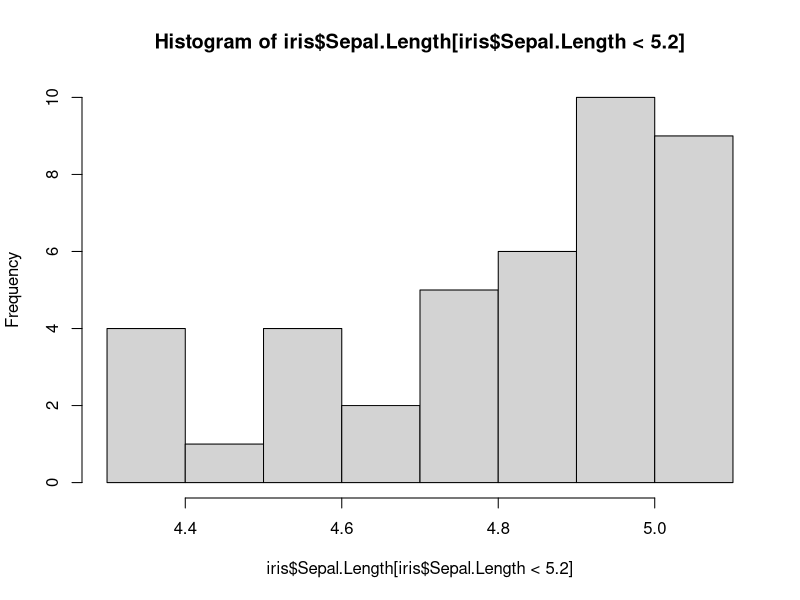
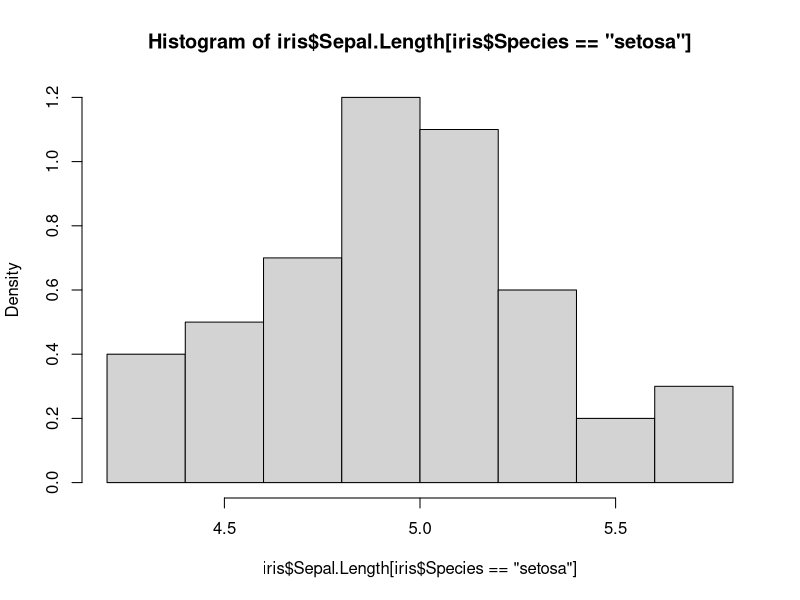
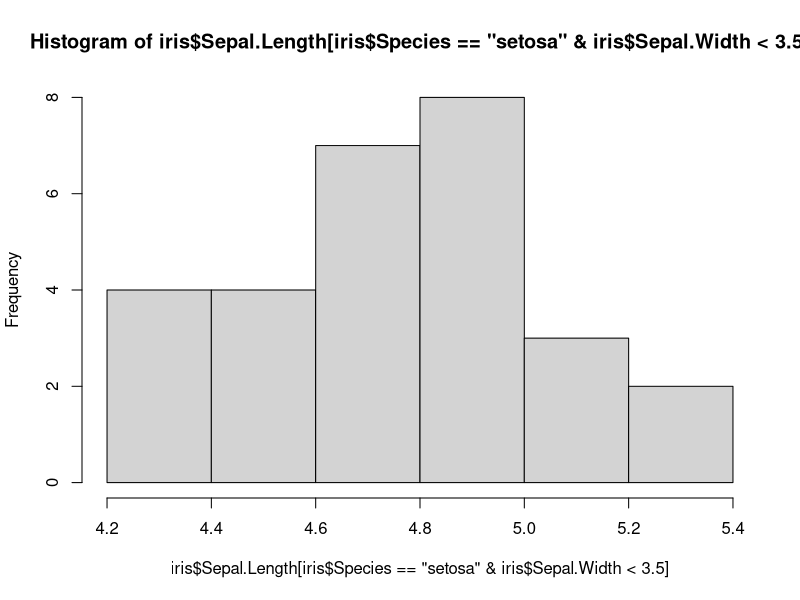
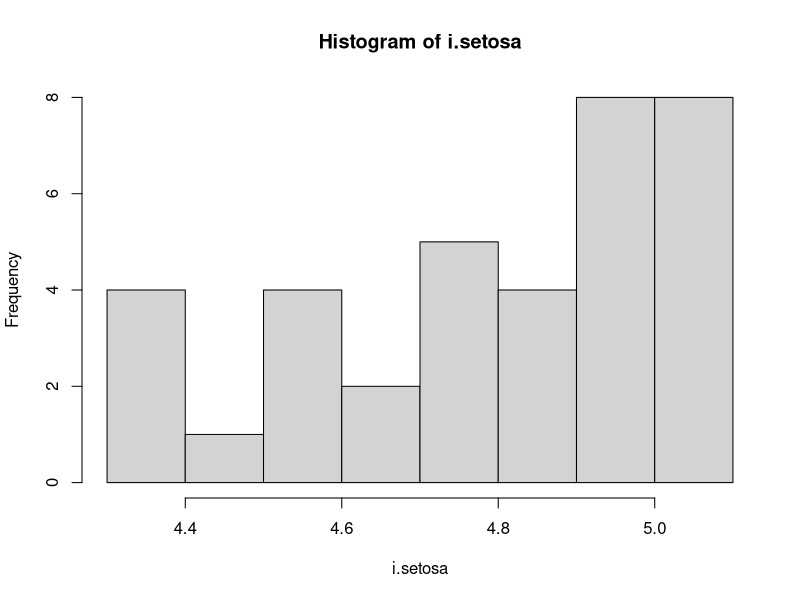

Recreate these plots in R, in order. (Note: this script raises an error after producing the figures.)
library(datasets)

head(iris)

# Selecting specific values
hist(iris$Sepal.Length[iris$Sepal.Length < 5.2])

# Selecting specific categories against density instead of Frequencies
hist(iris$Sepal.Length[iris$Species == "setosa"],
    freq = F) # nolint

# Multiple Selectors
hist(iris$Sepal.Length[iris$Species == "setosa" &
    iris$Sepal.Width < 3.5])

# Creating sub samples in case same data is being utilised 
i.setosa <- iris$Sepal.Length[iris$Sepal.Length < 5.2 &
                                iris$Species == "setosa"]
hist(i.setosa)
summary(i.setosa)
head(i.setosa)

rm(list = ls())
detach("packages:dataframes", unload = TRUE)